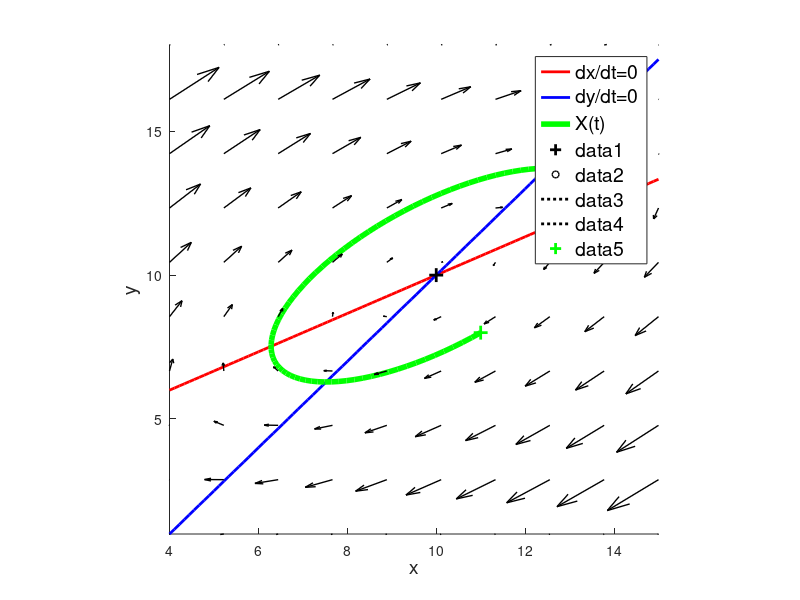

Source code (MATLAB):
function LinearOrder2

% A is the interaction matrix size(2,2)

% B is the constant input vector size(2,1)

% X0 is the initial conditions of trajectory

% statesize is the size of the illustrated part of statespace

% tend is final time of trajectory evaluation (in multiples of tau)

%% eexample input

statesize = 10;

X0 = [11 8]';

tend = 2.5;

A = [-2 3; -3 2 ];

B = [-10 10]';

%%

% close all;
fs = 14;    % fontsize for legends

%% solve for steady-state

% steady-state condition is 0 = dv/dt = A dot Xss + B or, equivalently, Xss = A^(-1) dot (-B)


Xss = A \ (-B);

%% obtain eigenvectors and eigenvalues

[V, D] = eig( A );

%% alternative variable names
a11=A(1,1);
a12=A(1,2);
a21=A(2,1);
a22=A(2,2);

b1 = B(1);
b2 = B(2);

xss = Xss(1);
yss = Xss(2);

lambda1  = D(1,1)  % eigenvalues
lambda2  = D(2,2)

E1  = V(:,1)       % eigenvectors
E2  = V(:,2)


%% x-range over which nullclines are evaluated (choose symmetrically around initial condition)

xmin = floor(xss - 0.5*statesize);
xmax = ceil(xss + 0.5*statesize);

%% nullclines dot x = 0 and dot y = 0

xi = linspace(xmin, xmax, 100);
ydx0i = -(a11*xi +b1)/a12;
ydy0i = -(a21*xi +b2)/a22;

%% resulting y-range (choose samre range as for x, to ensure uniform plotting)
ymin = floor(min([ydx0i ydy0i]));
ymax = ceil(max([ydx0i ydy0i]));

%% gradient vectors [dot x, dot y]'

nv = 10;

xv = linspace(xmin, xmax, nv );
yv = linspace(ymin, ymax, nv );

[XV, YV] = meshgrid( xv, yv );

DXV = ( a11*XV + a12*YV + b1);
DYV = ( a21*XV + a22*YV + b2);


%% plot state space
% figure;
% 
% hold on;
% 
% plot( xi, ydx0i, 'r', 'LineWidth', 2);   % nullclines
% plot( xi, ydy0i, 'b', 'LineWidth', 2);
% 
% h=legend( 'dx/dt=0', 'dy/dt=0', 'X(t)');
% set(h,'FontSize', fs );
%  
% quiver( XV, YV, DXV, DYV, 'k', 'LineWidth', 1 );   % gradients
% 
% plot( xss, yss, 'k+', 'MarkerSize', 10, 'LineWidth', 2 );   % steady-state
% plot( 0, 0, 'ko', 'MarkerSize', 5, 'LineWidth', 1 );   % coordinate origin
% 
% plot( [xmin xmax], [0 0], 'k:', 'LineWidth', 2);    % coordinate axes
% plot( [0 0], [ymin ymax], 'k:', 'LineWidth', 2);
% 
% hold off;
% axis 'square';
% axis([xmin xmax ymin ymax]);
% xlabel( 'x', 'FontSize', fs );
% ylabel( 'y', 'FontSize', fs );
% 
% print 'Fig1_state_space' -depsc2;

%% initial conditions

X0 

Xss

C  = V \ (X0 - Xss);  % obtain coefficients from X0 = E1*c1 + E2*c2 + Xxx

c1 = C(1)
c2 = C(2)

%% trajectory computation
tau = 1;
tmin = 0;
tmax = tend;
nt   =100;
ti = linspace(tmin,tmax,nt);

Xi = nan(2,nt);

Xi(1,:) = real( c1*E1(1)*exp(lambda1*ti) + c2*E2(1)*exp(lambda2*ti) + Xss(1) );  
Xi(2,:) = real( c1*E1(2)*exp(lambda1*ti) + c2*E2(2)*exp(lambda2*ti) + Xss(2) );




%% plot time-evolution

% figure;
% 
% hold on;
% 
% plot( ti, Xi(1,:), 'r', 'LineWidth', 2);   % x coordinate
% plot( ti, Xi(2,:), 'b', 'LineWidth', 2);   % y coordinate
% plot( [tmin tmax], [xss xss], 'r:', 'LineWidth', 1 );   % x steady-state
% plot( [tmin tmax], [yss yss], 'b--', 'LineWidth', 1 );   % y steady-state
% 
% h=legend( 'x(1)', 'y(1)', 'x_{ss}', 'y_{ss}');
% set(h,'FontSize', fs );
%  
% 
% plot( [tmin tmax], [0 0], 'k:', 'LineWidth', 2);   % coordinate origin
% 
% hold off;
% axis 'square';
% axis([tmin tmax min([xmin ymin]) max([xmax ymax]) ]);
% xlabel( 't/\tau', 'FontSize', fs );
% ylabel( 'x, y', 'FontSize', fs );
% 
% print 'Fig2_time_evolution' -depsc2;
% 
% 
% 
% %% plot eigenvectors and eigenvalues
% 
% figure;
% 
% if ~isreal(E1(1)) 
%     E1 = j * E1;
% end
% 
% if ~isreal(E2(1)) 
%     E2 = j * E2;
% end
% 
% 
% cmin = min( [real([E1' E2' lambda1 lambda2])  imag([E1' E2' lambda1 lambda2]) ] );
% cmax = max( [real([E1' E2' lambda1 lambda2])  imag([E1' E2' lambda1 lambda2]) ] );
% 
% hold on;
% 
% quiver3( 0, 0, 0, E1(1), real(E1(2)), imag(E1(2)), 0, 'r', 'LineWidth', 2);  % E1
% quiver3( 0, 0, 0, E2(1), real(E2(2)), imag(E2(2)), 0, 'b', 'LineWidth', 2);  % E2
% plot3( real(lambda1), 0, imag(lambda1), 'ro', 'MarkerSize', 10 );   % lambda 1
% plot3( 0, real(lambda2), imag(lambda2), 'bo', 'MarkerSize', 10 );   % lambda 2
% h=legend( 'e_1', 'e_2', '\lambda_1', '\lambda_2');
% set(h,'FontSize', fs );
% 
% plot3( [0 real(lambda1)], [0 0], [0 0], 'r-', 'LineWidth', 1 );   % lambda 1
% plot3( [real(lambda1) real(lambda1)], [0 0], [0 imag(lambda1)], 'r-', 'LineWidth', 1 );   % lambda 1
% plot3( [0 0], [0 real(lambda1)], [0 0], 'b-', 'LineWidth', 1 );   % lambda 2
% plot3( [0 0], [real(lambda2) real(lambda2)], [0 imag(lambda2)], 'b-', 'LineWidth', 1 );   % lambda 2
% hold off;
% axis 'square';
% axis([cmin cmax cmin cmax cmin cmax]);
% xlabel( 'x, \lambda_1', 'FontSize', fs );
% ylabel( 'y, \lambda_2', 'FontSize', fs );
% zlabel( 'imag', 'FontSize', fs );
% 
% print 'Fig3_eigenvectors' -depsc2;



%% plot trajectories in state-space

% figure;

% subplot(1,2,1);

hold on;

plot( xi, ydx0i, 'r', 'LineWidth', 2);   % nullclines
plot( xi, ydy0i, 'b', 'LineWidth', 2);
plot( Xi(1,:), Xi(2,:), 'g', 'LineWidth', 4 );      % trajectory
h=legend( 'dx/dt=0', 'dy/dt=0', 'X(t)');
set(h,'FontSize', fs );
 
quiver( XV, YV, DXV, DYV, 'k', 'LineWidth', 1 );   % gradients

plot( xss, yss, 'k+', 'MarkerSize', 10, 'LineWidth', 2 );   % steady-state
plot( 0, 0, 'ko', 'MarkerSize', 5, 'LineWidth', 1 );   % coordinate origin

plot( [xmin xmax], [0 0], 'k:', 'LineWidth', 2);    % coordinate axes
plot( [0 0], [ymin ymax], 'k:', 'LineWidth', 2);


plot( X0(1), X0(2), 'g+', 'MarkerSize', 10, 'LineWidth', 2 ); % initial condition


hold off;
axis 'square';
axis([xmin xmax ymin ymax]);
xlabel( 'x', 'FontSize', fs );
ylabel( 'y', 'FontSize', fs );

% subplot(1,2,2);
% 
% hold on;
% 
% plot( ti, Xi(1,:), 'r', 'LineWidth', 2);   % x coordinate
% plot( ti, Xi(2,:), 'b', 'LineWidth', 2);   % y coordinate
% plot( [tmin tmax], [xss xss], 'r--', 'LineWidth', 1 );   % x steady-state
% plot( [tmin tmax], [yss yss], 'b--', 'LineWidth', 1 );   % y steady-state
% 
% h=legend( 'x(1)', 'y(1)', 'x_{ss}', 'y_{ss}');
% set(h,'FontSize', fs );
%  
% 
% plot( [tmin tmax], [0 0], 'k:', 'LineWidth', 2);   % coordinate origin
% 
% hold off;
% axis 'square';
% axis([tmin tmax min([xmin ymin]) max([xmax ymax]) ]);
% xlabel( 't/\tau', 'FontSize', fs );
% ylabel( 'x, y', 'FontSize', fs );
% 
% print 'Fig4_together' -depsc2;


return;

